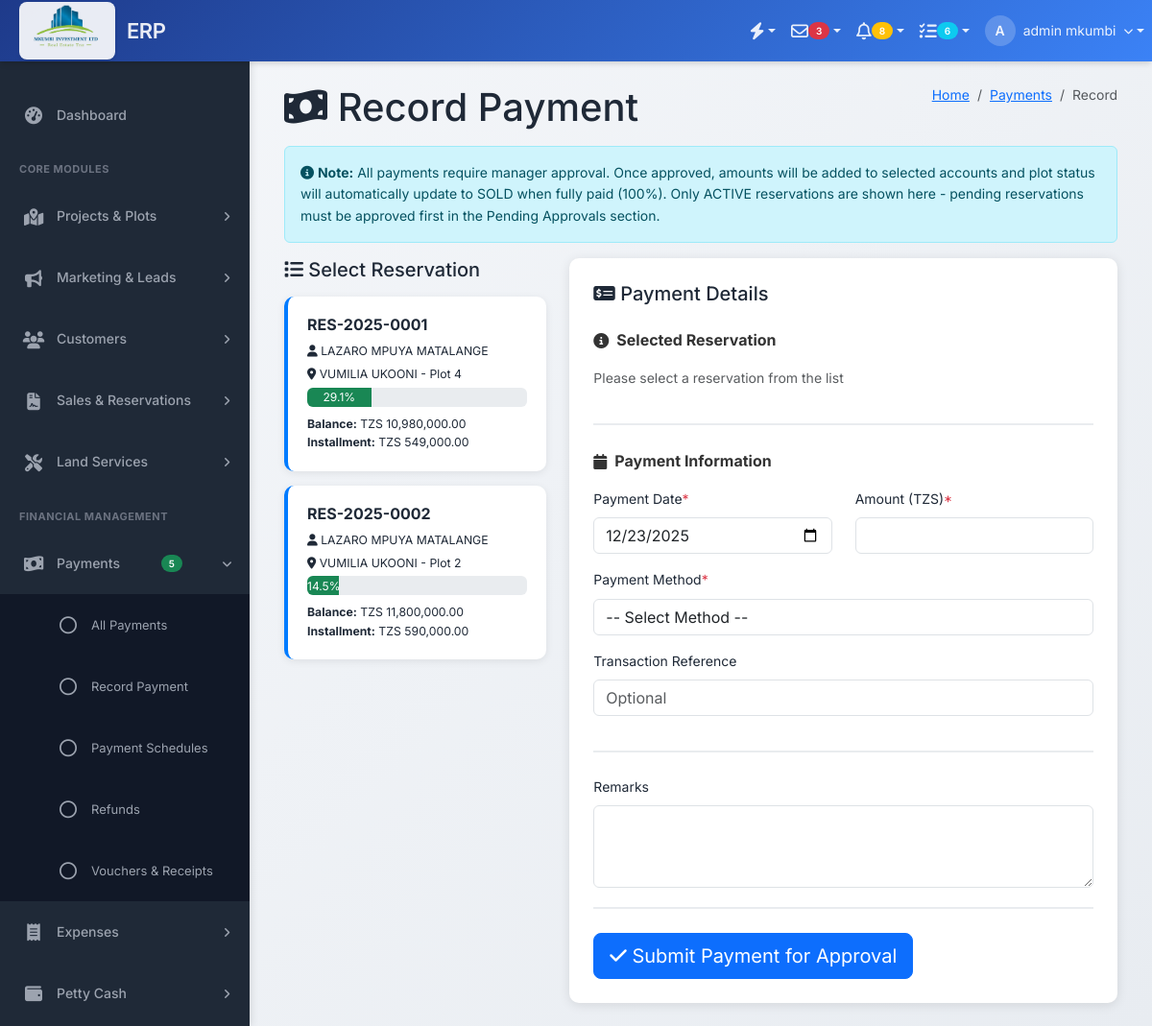
/modules/payments/record.php (signed in), run on the app's committed database.
### tables this page shows
CREATE TABLE `reservations` (
  `reservation_id` int(11) NOT NULL,
  `company_id` int(11) NOT NULL,
  `customer_id` int(11) NOT NULL,
  `plot_id` int(11) NOT NULL,
  `reservation_date` date NOT NULL,
  `reservation_number` varchar(50) DEFAULT NULL,
  `total_amount` decimal(15,2) NOT NULL,
  `down_payment` decimal(15,2) DEFAULT 0.00,
  `remaining_balance` decimal(15,2) GENERATED ALWAYS AS (`total_amount` - `down_payment`) STORED,
  `payment_periods` int(11) DEFAULT 20 COMMENT 'Number of installment periods',
  `installment_amount` decimal(15,2) DEFAULT NULL,
  `discount_percentage` decimal(5,2) DEFAULT 0.00,
  `discount_amount` decimal(15,2) DEFAULT 0.00,
  `title_holder_name` varchar(200) DEFAULT NULL,
  `title_deed_path` varchar(255) DEFAULT NULL,
  `status` enum('draft','active','completed','cancelled') DEFAULT 'draft',
  `is_active` tinyint(1) DEFAULT 1,
  `created_at` timestamp NOT NULL DEFAULT current_timestamp(),
  `updated_at` timestamp NOT NULL DEFAULT current_timestamp() ON UPDATE current_timestamp(),
  `created_by` int(11) DEFAULT NULL,
  `approved_by` int(11) DEFAULT NULL,
  `approved_at` datetime DEFAULT NULL,
  `rejected_by` int(11) DEFAULT NULL,
  `rejected_at` datetime DEFAULT NULL,
  `rejection_reason` text DEFAULT NULL,
  `completed_at` datetime DEFAULT NULL
);

CREATE TABLE `customers` (
  `customer_id` int(11) NOT NULL,
  `company_id` int(11) NOT NULL,
  `first_name` varchar(100) NOT NULL,
  `middle_name` varchar(100) DEFAULT NULL,
  `last_name` varchar(100) NOT NULL,
  `full_name` varchar(300) GENERATED ALWAYS AS (concat(`first_name`,' ',ifnull(concat(`middle_name`,' '),''),`last_name`)) STORED,
  `email` varchar(150) DEFAULT NULL,
  `phone1` varchar(50) DEFAULT NULL,
  `phone2` varchar(50) DEFAULT NULL,
  `national_id` varchar(50) DEFAULT NULL,
  `passport_number` varchar(50) DEFAULT NULL,
  `region` varchar(100) DEFAULT NULL,
  `district` varchar(100) DEFAULT NULL,
  `ward` varchar(100) DEFAULT NULL COMMENT 'Aina ya kitambuliaho',
  `village` varchar(100) DEFAULT NULL COMMENT 'Namba ya kitambuliaho',
  `street_address` text DEFAULT NULL,
  `gender` enum('male','female','other') DEFAULT NULL,
  `profile_picture` varchar(255) DEFAULT NULL,
  `guardian1_name` varchar(200) DEFAULT NULL,
  `guardian1_relationship` varchar(100) DEFAULT NULL,
  `guardian1_phone` varchar(50) DEFAULT NULL,
  `guardian2_name` varchar(200) DEFAULT NULL,
  `guardian2_relationship` varchar(100) DEFAULT NULL,
  `guardian2_phone` varchar(50) DEFAULT NULL,
  `is_active` tinyint(1) DEFAULT 1,
  `created_at` timestamp NOT NULL DEFAULT current_timestamp(),
  `updated_at` timestamp NOT NULL DEFAULT current_timestamp() ON UPDATE current_timestamp(),
  `created_by` int(11) DEFAULT NULL,
  `customer_type` enum('individual','company') DEFAULT 'individual' COMMENT 'individual or company',
  `id_number` varchar(50) DEFAULT NULL,
  `tin_number` varchar(50) DEFAULT NULL,
  `nationality` varchar(100) DEFAULT 'Tanzanian',
  `occupation` varchar(100) DEFAULT NULL,
  `next_of_kin_name` varchar(150) DEFAULT NULL,
  `next_of_kin_phone` varchar(20) DEFAULT NULL,
  `next_of_kin_relationship` varchar(50) DEFAULT NULL,
  `phone` varchar(20) NOT NULL,
  `alternative_phone` varchar(20) DEFAULT NULL,
  `address` text DEFAULT NULL,
  `postal_address` text DEFAULT NULL,
  `notes` text DEFAULT NULL
);

CREATE TABLE `projects` (
  `project_id` int(11) NOT NULL,
  `company_id` int(11) NOT NULL,
  `project_name` varchar(200) NOT NULL,
  `project_code` varchar(50) DEFAULT NULL,
  `description` text DEFAULT NULL,
  `region_id` int(11) DEFAULT NULL,
  `district_id` int(11) DEFAULT NULL,
  `ward_id` int(11) DEFAULT NULL,
  `village_id` int(11) DEFAULT NULL,
  `physical_location` text DEFAULT NULL,
  `total_area` decimal(15,2) DEFAULT NULL COMMENT 'Total area in square meters',
  `total_plots` int(11) DEFAULT 0,
  `available_plots` int(11) DEFAULT 0,
  `reserved_plots` int(11) DEFAULT 0,
  `sold_plots` int(11) DEFAULT 0,
  `acquisition_date` date DEFAULT NULL,
  `closing_date` date DEFAULT NULL,
  `title_deed_path` varchar(255) DEFAULT NULL,
  `survey_plan_path` varchar(255) DEFAULT NULL,
  `contract_attachment_path` varchar(255) DEFAULT NULL,
  `coordinates_path` varchar(255) DEFAULT NULL,
  `status` enum('planning','active','completed','suspended') DEFAULT 'planning',
  `is_active` tinyint(1) DEFAULT 1,
  `created_at` timestamp NOT NULL DEFAULT current_timestamp(),
  `updated_at` timestamp NOT NULL DEFAULT current_timestamp() ON UPDATE current_timestamp(),
  `created_by` int(11) DEFAULT NULL,
  `land_purchase_price` decimal(15,2) DEFAULT NULL COMMENT 'Total cost to acquire land',
  `total_operational_costs` decimal(15,2) DEFAULT 0.00 COMMENT 'Survey, legal, development costs',
  `total_investment` decimal(15,2) GENERATED ALWAYS AS (`land_purchase_price` + `total_operational_costs`) STORED,
  `cost_per_sqm` decimal(10,2) DEFAULT NULL COMMENT 'Buying cost per square meter',
  `selling_price_per_sqm` decimal(10,2) DEFAULT NULL COMMENT 'Selling price per square meter',
  `profit_margin_percentage` decimal(5,2) DEFAULT 0.00,
  `total_expected_revenue` decimal(15,2) DEFAULT 0.00,
  `total_actual_revenue` decimal(15,2) DEFAULT 0.00
);

CREATE TABLE `plots` (
  `plot_id` int(11) NOT NULL,
  `company_id` int(11) NOT NULL,
  `project_id` int(11) NOT NULL,
  `plot_number` varchar(50) NOT NULL,
  `block_number` varchar(50) DEFAULT NULL,
  `area_sqm` decimal(10,2) NOT NULL DEFAULT 0.00,
  `area` decimal(10,2) NOT NULL DEFAULT 0.00,
  `price_per_sqm` decimal(15,2) NOT NULL DEFAULT 0.00,
  `selling_price` decimal(15,2) NOT NULL DEFAULT 0.00,
  `discount_amount` decimal(15,2) DEFAULT 0.00,
  `final_price` decimal(15,2) GENERATED ALWAYS AS (`selling_price` - `discount_amount`) STORED,
  `plot_size` decimal(10,2) NOT NULL COMMENT 'Size in square meters',
  `price_per_unit` decimal(15,2) NOT NULL COMMENT 'Price per square meter',
  `total_price` decimal(15,2) GENERATED ALWAYS AS (`plot_size` * `price_per_unit`) STORED,
  `survey_plan_number` varchar(100) DEFAULT NULL,
  `town_plan_number` varchar(100) DEFAULT NULL,
  `gps_coordinates` varchar(200) DEFAULT NULL,
  `status` enum('available','reserved','sold','blocked') DEFAULT 'available',
  `corner_plot` tinyint(1) DEFAULT 0,
  `coordinates` varchar(50) DEFAULT NULL,
  `notes` text DEFAULT NULL,
  `is_active` tinyint(1) DEFAULT 1,
  `created_at` timestamp NOT NULL DEFAULT current_timestamp(),
  `updated_at` timestamp NOT NULL DEFAULT current_timestamp() ON UPDATE current_timestamp(),
  `created_by` int(11) DEFAULT NULL
);

### modules/payments/record.php (the view, shortened to what this page needs)
<?php
$db = Database::getInstance();
$db->setCompanyId($_SESSION['company_id']);
$conn = $db->getConnection();
$company_id = $_SESSION['company_id'];
$errors = [];
try {
    $reservations_sql = "SELECT
                            r.reservation_id,
                            r.reservation_number,
                            r.total_amount,
                            r.down_payment,
                            r.payment_periods,
                            r.installment_amount,
                            r.status,
                            c.full_name as customer_name,
                            c.phone as customer_phone,
                            pl.plot_number,
                            pr.project_name,
                            COALESCE(SUM(CASE WHEN p.status = 'approved' THEN p.amount ELSE 0 END), 0) as total_paid,
                            (r.total_amount - COALESCE(SUM(CASE WHEN p.status = 'approved' THEN p.amount ELSE 0 END), 0)) as balance
                        FROM reservations r
                        JOIN customers c ON r.customer_id = c.customer_id
                        JOIN plots pl ON r.plot_id = pl.plot_id
                        JOIN projects pr ON pl.project_id = pr.project_id
                        LEFT JOIN payments p ON r.reservation_id = p.reservation_id AND p.company_id = r.company_id
                        WHERE r.status = 'active'
                        AND r.company_id = ?
                        GROUP BY r.reservation_id
                        HAVING balance > 0
                        ORDER BY r.reservation_date DESC";
    $stmt = $conn->prepare($reservations_sql);
    $stmt->execute([$company_id]);
    $reservations = $stmt->fetchAll(PDO::FETCH_ASSOC);
} catch (PDOException $e) {
    $errors[] = "Error fetching reservations: " . $e->getMessage();
    $reservations = [];
}
require_once '../../includes/header.php';
?>
<div class="content-header">
<div class="container-fluid">
<div class="row mb-2">
<div class="col-sm-6"><h1><i class="fas fa-money-bill-wave"></i> Record Payment</h1></div>
<div class="col-sm-6"><ol class="breadcrumb float-sm-end"><li class="breadcrumb-item"><a href="../../dashboard.php">Home</a></li><li class="breadcrumb-item"><a href="index.php">Payments</a></li><li class="breadcrumb-item active">Record</li></ol></div>
</div>
</div>
</div>
<section class="content">
<div class="container-fluid">
<div class="alert alert-info">
<i class="fas fa-info-circle"></i>
<strong>Note:</strong> All payments require manager approval. Once approved, amounts will be added to selected accounts and plot status will automatically update to SOLD when fully paid (100%). Only ACTIVE reservations are shown here - pending reservations must be approved first in the Pending Approvals section.
</div>
<div class="row">
<div class="col-md-4">
<h5 class="mb-3"><i class="fas fa-list"></i> Select Reservation</h5>
<?php if (empty($reservations)): ?>
<div class="alert alert-warning">
<i class="fas fa-exclamation-triangle"></i> No active reservations with balance found.
<hr>
<p class="mb-0"><strong>Tip:</strong> If you just created a reservation, it needs to be <strong>approved first</strong> in the <a href="../approvals/pending.php">Pending Approvals</a> section before you can record additional payments.</p>
</div>
<?php else: ?>
<?php foreach ($reservations as $res):
$percentage = ($res['total_paid'] / $res['total_amount']) * 100;
?>
<div class="reservation-card" onclick="selectReservation(<?php echo htmlspecialchars(json_encode($res)); ?>)">
<h6 class="mb-2"><strong><?php echo htmlspecialchars($res['reservation_number']); ?></strong></h6>
<p class="mb-1 small"><i class="fas fa-user"></i> <?php echo htmlspecialchars($res['customer_name']); ?></p>
<p class="mb-1 small"><i class="fas fa-map-marker-alt"></i> <?php echo htmlspecialchars($res['project_name']); ?> - Plot <?php echo htmlspecialchars($res['plot_number']); ?></p>
<div class="progress mb-2" style="height:20px">
<div class="progress-bar bg-success" style="width:<?php echo $percentage; ?>%"><?php echo number_format($percentage, 1); ?>%</div>
</div>
<p class="mb-0 small"><strong>Balance:</strong> TZS <?php echo number_format($res['balance'], 2); ?></p>
<p class="mb-0 small"><strong>Installment:</strong> TZS <?php echo number_format($res['installment_amount'], 2); ?></p>
</div>
<?php endforeach; ?>
<?php endif; ?>
</div>
<div class="col-md-8">
<div class="payment-form">
<h5 class="mb-4"><i class="fas fa-money-check-alt"></i> Payment Details</h5>
<form method="POST" id="paymentForm">
<div class="form-section">
<div class="form-section-title"><i class="fas fa-info-circle me-2"></i>Selected Reservation</div>
<div id="selectedReservationInfo">
<p class="text-muted">Please select a reservation from the list</p>
</div>
</div>
<div class="form-section">
<div class="form-section-title"><i class="fas fa-calendar me-2"></i>Payment Information</div>
<div class="row">
<div class="col-md-6 mb-3">
<label class="form-label">Payment Date<span class="text-danger">*</span></label>
<input type="date" name="payment_date" class="form-control" value="<?php echo date('Y-m-d'); ?>" required>
</div>
<div class="col-md-6 mb-3">
<label class="form-label">Amount (TZS)<span class="text-danger">*</span></label>
<input type="number" name="amount" id="amount" class="form-control" step="0.01" required>
</div>
<div class="col-md-12 mb-3">
<label class="form-label">Payment Method<span class="text-danger">*</span></label>
<select name="payment_method" id="payment_method" class="form-control" required>
<option value="">-- Select Method --</option>
</select>
</div>
<div class="col-md-12 mb-3">
<label class="form-label">Transaction Reference</label>
<input type="text" name="transaction_reference" class="form-control" placeholder="Optional">
</div>
</div>
</div>
<div class="form-section">
<label class="form-label">Remarks</label>
<textarea name="remarks" class="form-control" rows="3"></textarea>
</div>
<button type="submit" class="btn btn-primary btn-lg">
<i class="fas fa-check"></i> Submit Payment for Approval
</button>
</form>
</div>
</div>
</div>
</div>
</section>
<?php require_once '../../includes/footer.php'; ?>

### includes/header.php (style rules this page uses)
* { margin: 0; padding: 0; box-sizing: border-box; }
body { font-family: 'Inter', -apple-system, BlinkMacSystemFont, 'Segoe UI', sans-serif; font-size: 14px; line-height: 1.6; color: #1f2937; background: linear-gradient(135deg, #f5f7fa 0%, #e8ecf1 100%); min-height: 100vh; }

### modules/payments/record.php (style rules this page uses)
.reservation-card { background:white;border-radius:10px;padding:20px;margin-bottom:15px;box-shadow:0 2px 8px rgba(0,0,0,0.08);border-left:4px solid #007bff;cursor:pointer;transition:all 0.3s }
.payment-form { background:white;border-radius:10px;padding:25px;box-shadow:0 2px 12px rgba(0,0,0,0.1) }
.form-section { margin-bottom:25px;padding-bottom:20px;border-bottom:2px solid #e9ecef }
.form-section-title { font-size:16px;font-weight:700;color:#333;margin-bottom:15px;display:flex;align-items:center }

### data on the page
reservations: reservation_number "RES-2025-0001", customer.full_name "LAZARO MPUYA MATALANGE", projects.project_name "VUMILIA UKOONI", plot.plot_number "4", $percentage 29.06976744186 (drawn), percentage "29.1", balance "10,980,000.00", installment_amount "549,000.00"
reservations: reservation_number "RES-2025-0002", customer.full_name "LAZARO MPUYA MATALANGE", projects.project_name "VUMILIA UKOONI", plot.plot_number "2", $percentage 14.492753623188 (drawn), percentage "14.5", balance "11,800,000.00", installment_amount "590,000.00"

### other printed values
substr($_SESSION['full_name'] ?? 'U', 0, 1) "A"
$_SESSION['full_name'] "admin mkumbi"
